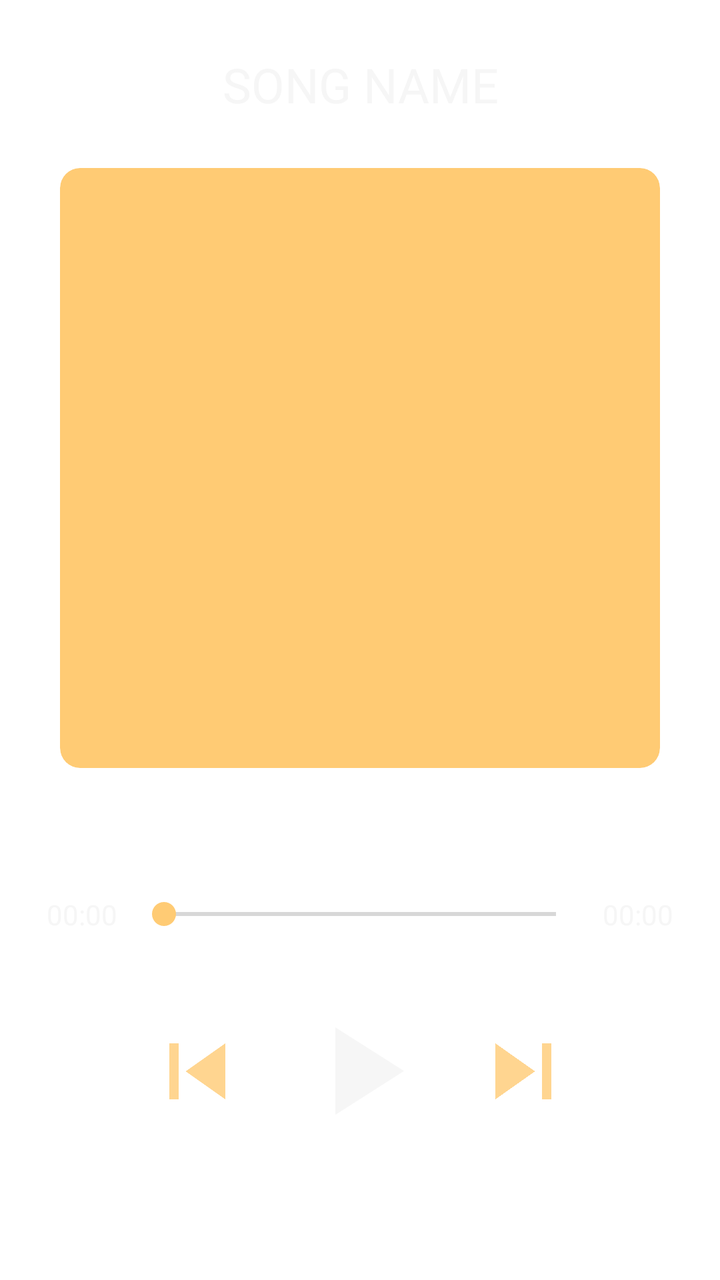
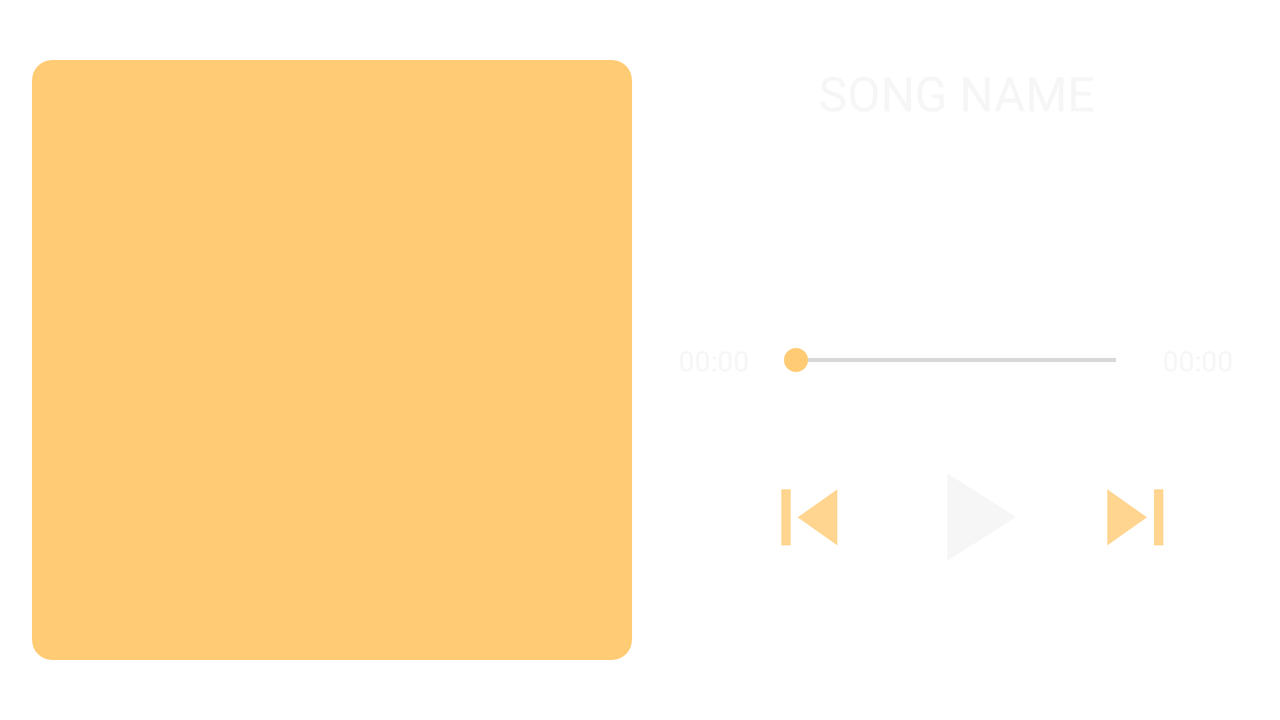

First picture: res/layout/ on a phone held upright. Second picture: the repository's own variant of that layout, on a device whose configuration matches the variant's folder. Source for both follows.
<!-- AndroidManifest.xml: application theme AppTheme -->
<!-- res/layout/fragment_song.xml -->
<?xml version="1.0" encoding="utf-8"?>
<androidx.constraintlayout.widget.ConstraintLayout xmlns:android="http://schemas.android.com/apk/res/android"
    xmlns:app="http://schemas.android.com/apk/res-auto"
    xmlns:tools="http://schemas.android.com/tools"
    android:layout_width="match_parent"
    android:layout_height="match_parent"
    tools:context=".ui.MainActivity">

    <com.google.android.material.textview.MaterialTextView
        android:id="@+id/tvSongName"
        android:layout_width="0dp"
        android:layout_height="wrap_content"
        android:textColor="@color/whitish_shade"
        android:text="@string/song_name"
        android:gravity="center"
        android:textSize="24sp"
        app:layout_constraintBottom_toTopOf="@+id/ivSongImage"
        app:layout_constraintEnd_toEndOf="parent"
        app:layout_constraintHorizontal_bias="0.5"
        app:layout_constraintStart_toStartOf="parent"
        app:layout_constraintTop_toTopOf="parent" />

    <ImageView
        android:id="@+id/ivSongImage"
        android:layout_width="300dp"
        android:layout_height="300dp"
        android:background="@drawable/image_round_corners"
        android:clipToOutline="true"
        app:layout_constraintBottom_toTopOf="@+id/guideline2"
        app:layout_constraintEnd_toEndOf="parent"
        app:layout_constraintHorizontal_bias="0.5"
        app:layout_constraintStart_toStartOf="parent" />

    <com.google.android.material.textview.MaterialTextView
        android:id="@+id/tvCurTime"
        android:layout_width="50dp"
        android:layout_height="wrap_content"
        android:gravity="center"
        android:textColor="@color/whitish_shade"
        android:text="@string/_00_00"
        android:layout_marginStart="16dp"
        android:textSize="14sp"
        app:layout_constraintBottom_toBottomOf="@+id/seekBar"
        app:layout_constraintStart_toStartOf="parent"
        app:layout_constraintTop_toTopOf="@+id/seekBar" />

    <SeekBar
        android:id="@+id/seekBar"
        android:layout_width="0dp"
        android:layout_height="18dp"
        app:layout_constraintEnd_toStartOf="@+id/tvSongDuration"
        app:layout_constraintStart_toEndOf="@+id/tvCurTime"
        app:layout_constraintTop_toTopOf="@+id/guideline3" />

    <com.google.android.material.textview.MaterialTextView
        android:id="@+id/tvSongDuration"
        android:layout_width="50dp"
        android:layout_height="wrap_content"
        android:gravity="center"
        android:text="@string/_00_00"
        android:textColor="@color/whitish_shade"
        android:layout_marginEnd="16dp"
        android:textSize="14sp"
        app:layout_constraintBottom_toBottomOf="@+id/seekBar"
        app:layout_constraintEnd_toEndOf="parent"
        app:layout_constraintTop_toTopOf="@+id/seekBar" />

    <ImageView
        android:id="@+id/ivPlayPauseDetail"
        android:layout_width="75dp"
        android:layout_height="75dp"
        android:layout_marginTop="32dp"
        android:background="@drawable/circle_drawable"
        android:src="@drawable/ic_play"
        app:layout_constraintEnd_toEndOf="parent"
        app:layout_constraintHorizontal_bias="0.5"
        app:layout_constraintStart_toStartOf="parent"
        app:layout_constraintTop_toBottomOf="@+id/seekBar" />

    <ImageView
        android:id="@+id/ivSkipPrevious"
        android:layout_width="56dp"
        android:layout_height="56dp"
        android:layout_marginEnd="16dp"
        android:src="@drawable/ic_skip_previous"
        app:layout_constraintBottom_toBottomOf="@+id/ivPlayPauseDetail"
        app:layout_constraintEnd_toStartOf="@+id/ivPlayPauseDetail"
        app:layout_constraintTop_toTopOf="@+id/ivPlayPauseDetail" />

    <ImageView
        android:id="@+id/ivSkip"
        android:layout_width="56dp"
        android:layout_height="56dp"
        android:layout_marginStart="16dp"
        android:src="@drawable/ic_skip"
        app:layout_constraintBottom_toBottomOf="@+id/ivPlayPauseDetail"
        app:layout_constraintStart_toEndOf="@+id/ivPlayPauseDetail"
        app:layout_constraintTop_toTopOf="@+id/ivPlayPauseDetail" />

    <androidx.constraintlayout.widget.Guideline
        android:id="@+id/guideline2"
        android:layout_width="wrap_content"
        android:layout_height="wrap_content"
        android:orientation="horizontal"
        app:layout_constraintGuide_percent="0.6" />

    <androidx.constraintlayout.widget.Guideline
        android:id="@+id/guideline3"
        android:layout_width="wrap_content"
        android:layout_height="wrap_content"
        android:orientation="horizontal"
        app:layout_constraintGuide_percent="0.7" />

</androidx.constraintlayout.widget.ConstraintLayout>
<!-- resources referenced by this layout -->
<resources>
  <color name="whitish_shade">#F6F6F6</color>
  <!-- drawable ic_play (drawable) -->
  <vector xmlns:android="http://schemas.android.com/apk/res/android"
      android:width="24dp"
      android:height="24dp"
      android:tint="@color/whitish_shade"
      android:viewportWidth="24"
      android:viewportHeight="24">
      <path
          android:fillColor="@color/whitish_shade"
          android:pathData="M8,5v14l11,-7z" />
  </vector>
  <!-- drawable ic_skip (drawable-anydpi) -->
  <vector xmlns:android="http://schemas.android.com/apk/res/android"
      android:width="24dp"
      android:height="24dp"
      android:viewportWidth="24"
      android:viewportHeight="24"
      android:tint="@color/yellowish"
      android:alpha="0.8">
    <path
        android:fillColor="@color/yellowish"
        android:pathData="M6,18l8.5,-6L6,6v12zM16,6v12h2V6h-2z"/>
  </vector>
  <!-- drawable ic_skip_previous (drawable-anydpi) -->
  <vector xmlns:android="http://schemas.android.com/apk/res/android"
      android:width="24dp"
      android:height="24dp"
      android:viewportWidth="24"
      android:viewportHeight="24"
      android:tint="@color/yellowish"
      android:alpha="0.8">
    <path
        android:fillColor="@color/yellowish"
        android:pathData="M6,6h2v12L6,18zM9.5,12l8.5,6L18,6z"/>
  </vector>
  <!-- drawable image_round_corners (drawable) -->
  <?xml version="1.0" encoding="utf-8"?>
  <shape xmlns:android="http://schemas.android.com/apk/res/android"
      android:shape="rectangle">
      <corners android:radius="10dp" />
      <solid android:color="@color/yellowish"/>
  </shape>
  <string name="_00_00">00:00</string>
  <string name="song_name">SONG NAME</string>
  <style name="AppTheme" parent="Theme.MaterialComponents.DayNight.NoActionBar">
          
          <item name="colorPrimary">@color/colorPrimary</item>
          <item name="colorPrimaryDark">@color/colorPrimaryDark</item>
          <item name="colorAccent">@color/colorAccent</item>
          <item name="android:textViewStyle">@style/PoppinsTextStyle</item>
          <item name="materialButtonStyle">@style/ButtonStyle</item>
          <item name="textInputStyle">@style/EditTextStyle</item>
      </style>
  <color name="yellowish">#FFCB74</color>
  <color name="colorPrimary">#FFCB74</color>
  <color name="colorPrimaryDark">#23212F</color>
  <color name="colorAccent">#FFCB74</color>
  <style name="PoppinsTextStyle" parent="android:Widget.TextView">
          <item name="fontFamily">@font/poppins_regular</item>
          <item name="android:textColor">@color/light_black</item>
      </style>
  <style name="ButtonStyle" parent="Widget.MaterialComponents.Button">
          <item name="fontFamily">@font/poppins_medium</item>
          <item name="cornerRadius">25dp</item>
      </style>
  <style name="EditTextStyle" parent="Widget.Design.TextInputLayout">
          <item name="backgroundTint">@android:color/white</item>
          <item name="cornerRadius">16dp</item>
          <item name="background">@color/colorAccent</item>
          <item name="android:textColor">@android:color/white</item>
          <item name="android:backgroundTint">@color/colorAccent</item>
      </style>
  <color name="light_black">#05030F</color>
</resources>
<!-- res/layout-land/fragment_song.xml (the repository's variant of the layout above) -->
<!-- drawn on the phone turned sideways -->
<?xml version="1.0" encoding="utf-8"?>
<androidx.constraintlayout.widget.ConstraintLayout xmlns:android="http://schemas.android.com/apk/res/android"
    xmlns:app="http://schemas.android.com/apk/res-auto"
    xmlns:tools="http://schemas.android.com/tools"
    android:layout_width="match_parent"
    android:layout_height="match_parent"
    tools:context=".ui.MainActivity">

    <com.google.android.material.textview.MaterialTextView
        android:id="@+id/tvSongName"
        android:layout_width="0dp"
        android:layout_height="wrap_content"
        android:gravity="center"
        android:textColor="@color/whitish_shade"
        android:text="@string/song_name"
        android:textSize="24sp"
        app:layout_constraintEnd_toEndOf="parent"
        app:layout_constraintHorizontal_bias="0.5"
        app:layout_constraintStart_toEndOf="@+id/ivSongImage"
        app:layout_constraintTop_toTopOf="@+id/ivSongImage" />

    <ImageView
        android:id="@+id/ivSongImage"
        android:layout_width="300dp"
        android:layout_height="300dp"
        android:layout_marginStart="16dp"
        android:background="@drawable/image_round_corners"
        android:clipToOutline="true"
        app:layout_constraintBottom_toBottomOf="parent"
        app:layout_constraintStart_toStartOf="parent"
        app:layout_constraintTop_toTopOf="parent" />

    <com.google.android.material.textview.MaterialTextView
        android:id="@+id/tvCurTime"
        android:layout_width="50dp"
        android:layout_height="wrap_content"
        android:gravity="center"
        android:textColor="@color/whitish_shade"
        android:text="@string/_00_00"
        android:layout_marginStart="16dp"
        android:textSize="14sp"
        app:layout_constraintBottom_toBottomOf="@+id/seekBar"
        app:layout_constraintStart_toEndOf="@+id/ivSongImage"
        app:layout_constraintTop_toTopOf="@+id/seekBar" />

    <SeekBar
        android:id="@+id/seekBar"
        android:layout_width="0dp"
        android:layout_height="18dp"
        app:layout_constraintBottom_toBottomOf="parent"
        app:layout_constraintEnd_toStartOf="@+id/tvSongDuration"
        app:layout_constraintStart_toEndOf="@+id/tvCurTime"
        app:layout_constraintTop_toTopOf="parent" />

    <com.google.android.material.textview.MaterialTextView
        android:id="@+id/tvSongDuration"
        android:layout_width="50dp"
        android:layout_height="wrap_content"
        android:gravity="center"
        android:textColor="@color/whitish_shade"
        android:text="@string/_00_00"
        android:layout_marginEnd="16dp"
        android:textSize="14sp"
        app:layout_constraintBottom_toBottomOf="@+id/seekBar"
        app:layout_constraintEnd_toEndOf="parent"
        app:layout_constraintTop_toTopOf="@+id/seekBar" />

    <ImageView
        android:id="@+id/ivPlayPauseDetail"
        android:layout_width="75dp"
        android:layout_height="75dp"
        android:layout_marginTop="32dp"
        android:background="@drawable/circle_drawable"
        android:src="@drawable/ic_play"
        app:layout_constraintEnd_toEndOf="parent"
        app:layout_constraintStart_toStartOf="@+id/tvCurTime"
        app:layout_constraintTop_toBottomOf="@+id/seekBar" />

    <ImageView
        android:id="@+id/ivSkipPrevious"
        android:layout_width="56dp"
        android:layout_height="56dp"
        android:layout_marginEnd="16dp"
        android:src="@drawable/ic_skip_previous"
        app:layout_constraintBottom_toBottomOf="@+id/ivPlayPauseDetail"
        app:layout_constraintEnd_toStartOf="@+id/ivPlayPauseDetail"
        app:layout_constraintTop_toTopOf="@+id/ivPlayPauseDetail" />

    <ImageView
        android:id="@+id/ivSkip"
        android:layout_width="56dp"
        android:layout_height="56dp"
        android:layout_marginStart="16dp"
        android:src="@drawable/ic_skip"
        app:layout_constraintBottom_toBottomOf="@+id/ivPlayPauseDetail"
        app:layout_constraintStart_toEndOf="@+id/ivPlayPauseDetail"
        app:layout_constraintTop_toTopOf="@+id/ivPlayPauseDetail" />

    <androidx.constraintlayout.widget.Guideline
        android:id="@+id/guideline2"
        android:layout_width="wrap_content"
        android:layout_height="wrap_content"
        android:orientation="horizontal"
        app:layout_constraintGuide_percent="0.6" />

    <androidx.constraintlayout.widget.Guideline
        android:id="@+id/guideline3"
        android:layout_width="wrap_content"
        android:layout_height="wrap_content"
        android:orientation="horizontal"
        app:layout_constraintGuide_percent="0.7" />

</androidx.constraintlayout.widget.ConstraintLayout>
